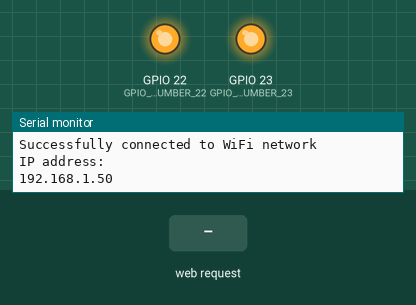
Bench run of a sketch on a simulated ESP32. On the bench: output pins drawn as LEDs (lit = HIGH), the last lines printed to the serial monitor. The inputs (shaded band) are chosen by the test bench. WiFi joins after 1.5 s; servers stay silent unless stated.

Above: at 3.2 s.
3.3 s: HTTP request GET /?LED0=ON received
At 4.93 s:
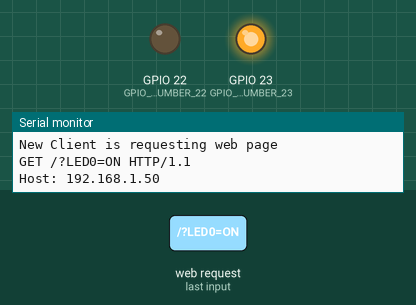
6.3 s: HTTP request GET /?LED1=ON received
At 8.5 s:
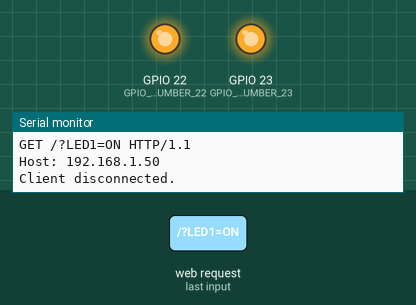
9.3 s: HTTP request GET /?LED0=OFF received
At 10.93 s:
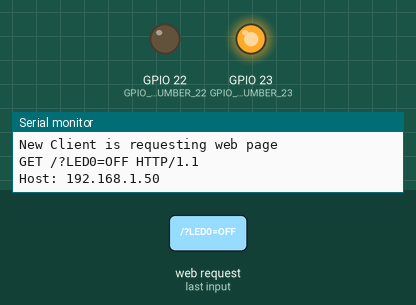
12.3 s: HTTP request GET /?LED1=OFF received
At 15.4 s:
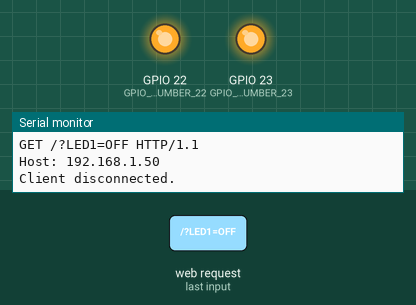
Timing chart, 0 to 16.3 s (numbered marks = the images above; inputs shaded):
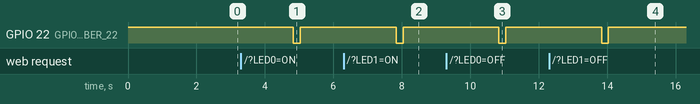

The sketch:

ESP32_WEB_BLE.ino
```cpp
#include <WiFi.h>
#define RXD2 16
#define TXD2 17

const char* WIFI_NAME = "YOUR NAME";
const char* WIFI_PASSWORD = "YOUR PASS";
WiFiServer server(80);

String header;


const int GPIO_PIN_NUMBER_22 = 22; //HM10-RESET
const int GPIO_PIN_NUMBER_23 = 23;//ESP32 RESET

void setup() {
  Serial.begin(115200);
  Serial2.begin(9600, SERIAL_8N1, RXD2, TXD2);
  pinMode(GPIO_PIN_NUMBER_22, OUTPUT);
  pinMode(GPIO_PIN_NUMBER_23, OUTPUT);

  digitalWrite(GPIO_PIN_NUMBER_22, HIGH);
  digitalWrite(GPIO_PIN_NUMBER_23, HIGH);

  Serial.print("Connecting to ");
  Serial.println(WIFI_NAME);
  WiFi.begin(WIFI_NAME, WIFI_PASSWORD);
  while (WiFi.status() != WL_CONNECTED) {
    delay(1000);
    Serial.print("Trying to connect to Wifi Network");
  }
  Serial.println("");
  Serial.println("Successfully connected to WiFi network");
  Serial.println("IP address: ");
  Serial.println(WiFi.localIP());
  server.begin();
}

void loop() {
  WiFiClient client = server.available();
  if (client) {
    Serial.println("New Client is requesting web page");
    String current_data_line = "";
    while (client.connected()) {
      if (client.available()) {
        char new_byte = client.read();
        Serial.write(new_byte);
        header += new_byte;
        if (new_byte == '\n') {

          if (current_data_line.length() == 0)
          {

            client.println("HTTP/1.1 200 OK");
            client.println("Content-type:text/html");
            client.println("Connection: close");
            client.println();

            if (header.indexOf("LED0=ON") != -1) // LED 켜
            {
              Serial2.write("AT+CON90E2028D6225"); delay(500);
              Serial2.write("lkmjgdfsawetvvcfgyuyujhiolwqeesacbnmgfdhlppiughvffdddfvcvccdddeetrygdsfyujjghjkknbvdsaeerffc"); delay(200);
              Serial2.write("AT+PIO31"); delay(200);
              Serial2.write("AT+PIO30"); delay(200);
              Serial2.write("AT+SLEEP"); delay(200);
              Serial2.write("AT+RESET"); delay(200);
              digitalWrite(GPIO_PIN_NUMBER_22, LOW); delay(200);
              digitalWrite(GPIO_PIN_NUMBER_22, HIGH);
            }
            if (header.indexOf("LED0=OFF") != -1) // LED 꺼
            {
              Serial2.write("AT+CON90E2028D6225"); delay(500);
              Serial2.write("lkmjgdfsawetvvcfgyuyujhiolwqeesacbnmgfdhlppiughvffdddfvcvccdddeetrygdsfyujjghjkknbvdsaeerffc"); delay(200);
              Serial2.write("AT+PIO21"); delay(200);
              Serial2.write("AT+PIO20"); delay(200);
              Serial2.write("AT+SLEEP"); delay(200);
              Serial2.write("AT+RESET"); delay(200);
              digitalWrite(GPIO_PIN_NUMBER_22, LOW); delay(200);
              digitalWrite(GPIO_PIN_NUMBER_22, HIGH);
            }
            if (header.indexOf("LED1=ON") != -1)  // 탁상등 켜
            {
              Serial2.write("AT+CONF8300205F0D7"); delay(500);
              Serial2.write("lkmjgdfsawetvvcfgyuyujhiolwqeesacbnmgfdhlppiughvffdddfvcvccdddeetrygdsfyujjghjkknbvdsaeerffc"); delay(200);
              Serial2.write("AT+PIO31"); delay(200);
              Serial2.write("AT+PIO30"); delay(200);
              Serial2.write("AT+SLEEP"); delay(200);
              Serial2.write("AT+RESET"); delay(200);
              digitalWrite(GPIO_PIN_NUMBER_22, LOW); delay(200);
              digitalWrite(GPIO_PIN_NUMBER_22, HIGH);
            }
            if (header.indexOf("LED1=OFF") != -1) // 탁상등 꺼
            {
              Serial2.write("AT+CONF8300205F0D7"); delay(500);
              Serial2.write("lkmjgdfsawetvvcfgyuyujhiolwqeesacbnmgfdhlppiughvffdddfvcvccdddeetrygdsfyujjghjkknbvdsaeerffc"); delay(200);
              Serial2.write("AT+PIO21"); delay(200);
              Serial2.write("AT+PIO20"); delay(200);
              Serial2.write("AT+SLEEP"); delay(200);
              Serial2.write("AT+RESET"); delay(200);
              digitalWrite(GPIO_PIN_NUMBER_22, LOW); delay(200);
              digitalWrite(GPIO_PIN_NUMBER_22, HIGH);
            }
            if (header.indexOf("LED2=ON") != -1) // 전등 켜
            {
              Serial2.write("AT+CON0035FF0B2C5A"); delay(500);
              Serial2.write("lkmjgdfsawetvvcfgyuyujhiolwqeesacbnmgfdhlppiughvffdddfvcvccdddeetrygdsfyujjghjkknbvdsaeerffc"); delay(200);
              Serial2.write('a'); delay(200);
              Serial2.write("AT+SLEEP"); delay(200);
              Serial2.write("AT+RESET"); delay(200);
              digitalWrite(GPIO_PIN_NUMBER_22, LOW); delay(200);
              digitalWrite(GPIO_PIN_NUMBER_22, HIGH);
            }
            if (header.indexOf("LED2=OFF") != -1) //전등 꺼
            {
              Serial2.write("AT+CON0035FF0B2C5A"); delay(500);
              Serial2.write("lkmjgdfsawetvvcfgyuyujhiolwqeesacbnmgfdhlppiughvffdddfvcvccdddeetrygdsfyujjghjkknbvdsaeerffc"); delay(200);
              Serial2.write('b'); delay(200);
              Serial2.write("AT+SLEEP"); delay(200);
              Serial2.write("AT+RESET"); delay(200);
              digitalWrite(GPIO_PIN_NUMBER_22, LOW); delay(200);
              digitalWrite(GPIO_PIN_NUMBER_22, HIGH);
            }
            if (header.indexOf("FAN=ON") != -1) //선풍기 켜  , 1단
            {
              Serial2.write("AT+CON0035FF0BAB97"); delay(500);
              Serial2.write("lkmjgdfsawetvvcfgyuyujhiolwqeesacbnmgfdhlppiughvffdddfvcvccdddeetrygdsfyujjghjkknbvdsaeerffc"); delay(200);
              Serial2.write('A'); delay(200);
              Serial2.write("AT+SLEEP"); delay(200);
              Serial2.write("AT+RESET"); delay(200);
              digitalWrite(GPIO_PIN_NUMBER_22, LOW); delay(200);
              digitalWrite(GPIO_PIN_NUMBER_22, HIGH);
            }
            if (header.indexOf("FAN=OFF") != -1) //선풍기 꺼
            {
              Serial2.write("AT+CON0035FF0BAB97"); delay(500);
              Serial2.write("lkmjgdfsawetvvcfgyuyujhiolwqeesacbnmgfdhlppiughvffdddfvcvccdddeetrygdsfyujjghjkknbvdsaeerffc"); delay(200);
              Serial2.write('a'); delay(200);
              Serial2.write("AT+SLEEP"); delay(200);
              Serial2.write("AT+RESET"); delay(200);
              digitalWrite(GPIO_PIN_NUMBER_22, LOW); delay(200);
              digitalWrite(GPIO_PIN_NUMBER_22, HIGH);
            }
            if (header.indexOf("TWO=ON") != -1) //2단
            {
              Serial2.write("AT+CON0035FF0BAB97"); delay(500);
              Serial2.write("lkmjgdfsawetvvcfgyuyujhiolwqeesacbnmgfdhlppiughvffdddfvcvccdddeetrygdsfyujjghjkknbvdsaeerffc"); delay(200);
              Serial2.write('B'); delay(200);
              Serial2.write("AT+SLEEP"); delay(200);
              Serial2.write("AT+RESET"); delay(200);
              digitalWrite(GPIO_PIN_NUMBER_22, LOW); delay(200);
              digitalWrite(GPIO_PIN_NUMBER_22, HIGH);
            }
            if (header.indexOf("THREE=ON") != -1) //3단
            {
              Serial2.write("AT+CON0035FF0BAB97"); delay(500);
              Serial2.write("lkmjgdfsawetvvcfgyuyujhiolwqeesacbnmgfdhlppiughvffdddfvcvccdddeetrygdsfyujjghjkknbvdsaeerffc"); delay(200);
              Serial2.write('G'); delay(200);
              Serial2.write("AT+SLEEP"); delay(200);
              Serial2.write("AT+RESET"); delay(200);
              digitalWrite(GPIO_PIN_NUMBER_22, LOW); delay(200);
              digitalWrite(GPIO_PIN_NUMBER_22, HIGH);
            }
            if (header.indexOf("ROT=ON") != -1) //회전
            {
              Serial2.write("AT+CON0035FF0BAB97"); delay(500);
              //Serial2.write("lkmjgdfsawetvvcfgyuyujhiolwqeesacbnmgfdhlppiughvffdddfvcvccdddeetrygdsfyujjghjkknbvdsaeerffc"); delay(200);
              Serial2.write('D'); delay(200);
              Serial2.write("AT+SLEEP"); delay(200);
              Serial2.write("AT+RESET"); delay(200);
              digitalWrite(GPIO_PIN_NUMBER_22, LOW); delay(200);
              digitalWrite(GPIO_PIN_NUMBER_22, HIGH);
            }
            if (header.indexOf("STOP=ON") != -1) //정지
            {
              Serial2.write("AT+CON0035FF0BAB97"); delay(500);
              //Serial2.write("lkmjgdfsawetvvcfgyuyujhiolwqeesacbnmgfdhlppiughvffdddfvcvccdddeetrygdsfyujjghjkknbvdsaeerffc"); delay(200);
              Serial2.write('d'); delay(200);
              Serial2.write("AT+SLEEP"); delay(200);
              Serial2.write("AT+RESET"); delay(200);
              digitalWrite(GPIO_PIN_NUMBER_22, LOW); delay(200);
              digitalWrite(GPIO_PIN_NUMBER_22, HIGH);
            }

            client.println("<!DOCTYPE html><html>");
            client.println("<head><meta name=\"viewport\" content=\"width=device-width, initial-scale=1\">");
            client.println("<link rel=\"icon\" href=\"data:,\">");
            client.println("<style>html { font-family: Helvetica; display: inline-block; margin: 0px auto; text-align: center;}");
            client.println(".button { background-color: #4CAF50; border: 2px solid #4CAF50;; color: white; padding: 15px 32px; text-align: center; text-decoration: none; display: inline-block; font-size: 16px; margin: 4px 2px; cursor: pointer; }");
            client.println("text-decoration: none; font-size: 30px; margin: 2px; cursor: pointer;}");
            // Web Page Heading
            client.println("</style></head>");
            client.println("<body><center><h1>HOME LED controlling</h1></center>");
            client.println("<center><h2>LED1,2, LIGHT, FAN, ETC</h2></center>" );
            client.println("<form><center>");
            // If the PIN_NUMBER_22State is off, it displays the ON button
            client.println("<center> <button class=\"button\" name=\"LED0\" value=\"ON\" type=\"submit\">LED ON</button>") ;
            client.println("<button class=\"button\" name=\"LED0\" value=\"OFF\" type=\"submit\">LED OFF</button><br>");
            client.println("<button class=\"button\" name=\"LED1\" value=\"ON\" type=\"submit\">LED ON</button>");
            client.println("<button class=\"button\" name=\"LED1\" value=\"OFF\" type=\"submit\">LED OFF</button> <br>");
            client.println ("<button class=\"button\" name=\"LED2\" value=\"ON\" type=\"submit\">LIGT ON</button>");
            client.println ("<button class=\"button\" name=\"LED2\" value=\"OFF\" type=\"submit\">LIGT OFF</button> <br>");
            client.println("<button class=\"button\" name=\"FAN\" value=\"ON\" type=\"submit\">FAN ON</button>");
            client.println("<button class=\"button\" name=\"FAN\" value=\"OFF\" type=\"submit\">FAN OFF</button> <br>");
            client.println("<button class=\"button\" name=\"TWO\" value=\"ON\" type=\"submit\">2</button>");
            client.println("<button class=\"button\" name=\"THREE\" value=\"ON\" type=\"submit\">3</button>");
            client.println("<button class=\"button\" name=\"ROT\" value=\"ON\" type=\"submit\">R</button>");
            client.println("<button class=\"button\" name=\"STOP\" value=\"ON\" type=\"submit\">S</button> <br>");
            client.println("<button class=\"button\" name=\"RESET\" value=\"ON\" type=\"submit\">RESET</button> ");
            client.println("</center></form></body></html>");
            client.println();
            break;
          }
          else
          {
            current_data_line = "";
          }
        }
        else if (new_byte != '\r')
        {
          current_data_line += new_byte;
        }
      }
    }
    // Clear the header variable
    header = "";
    // Close the connection
    client.stop();
    Serial.println("Client disconnected.");
    Serial.println("");
  }
}
```

Measured:
- after the input at 3.3 s, GPIO 22 (GPIO_PIN_NUMBER_22): HIGH → LOW after 1.5 s, → HIGH 0.20 s later
- after the input at 6.3 s, GPIO 22 (GPIO_PIN_NUMBER_22): HIGH → LOW after 1.5 s, → HIGH 0.20 s later
- after the input at 9.3 s, GPIO 22 (GPIO_PIN_NUMBER_22): HIGH → LOW after 1.5 s, → HIGH 0.20 s later
- after the input at 12.3 s, GPIO 22 (GPIO_PIN_NUMBER_22): HIGH → LOW after 1.5 s, → HIGH 0.20 s later
